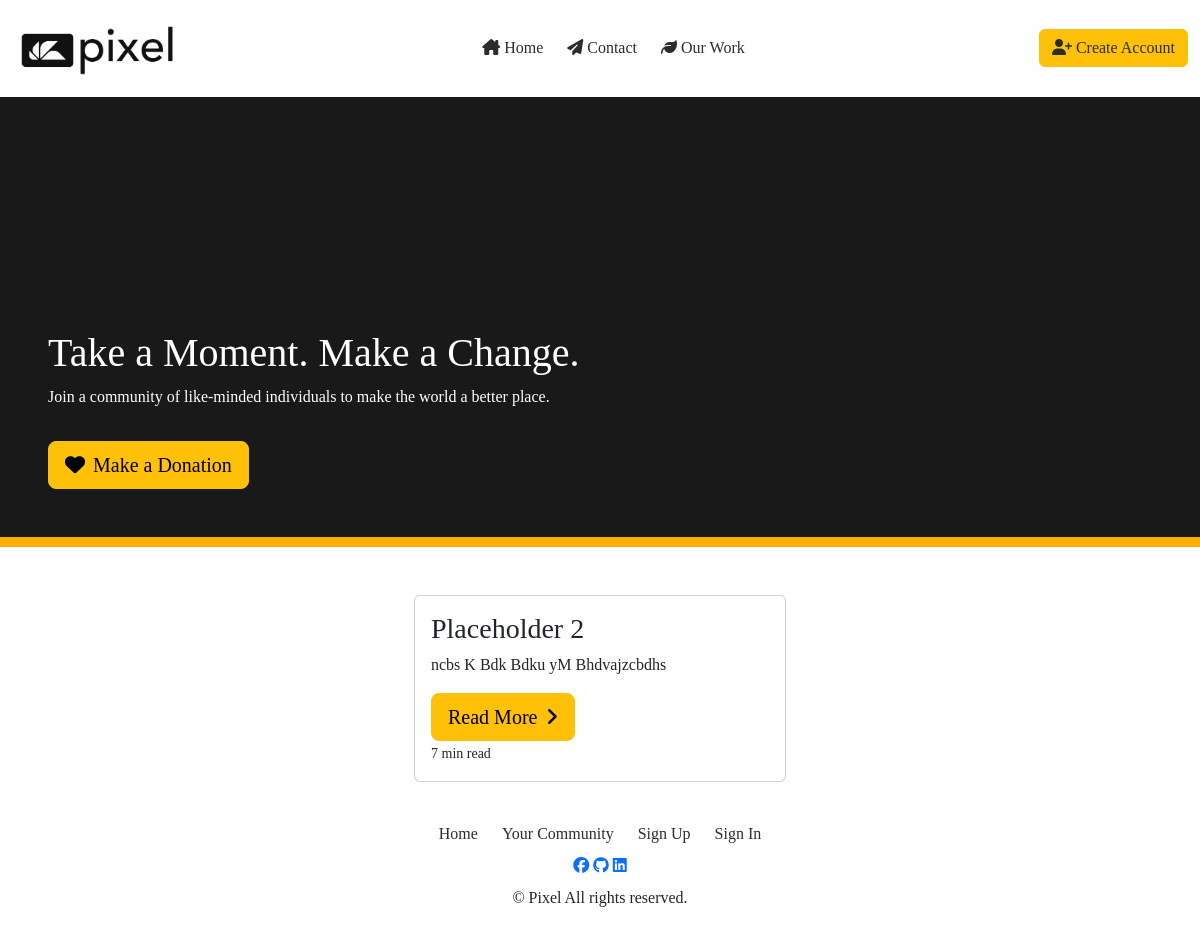
/, run on an earlier commit of the app's database.
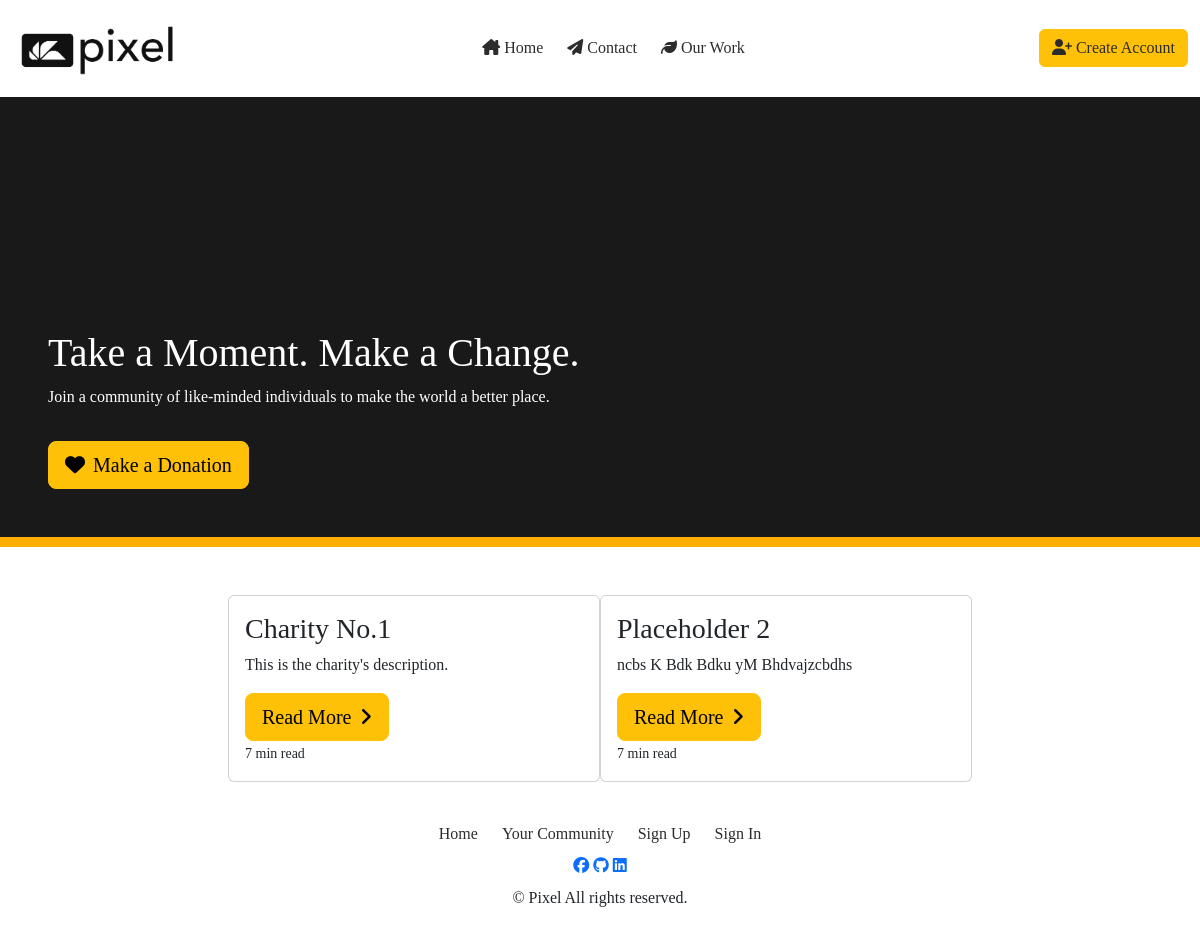
And on a later commit of the database.
### charity/models.py (models this page shows, shortened)
class Charity(models.Model):
    name = models.CharField(max_length=100, unique=True)
    slug = models.SlugField(max_length=150, unique=True)
    description = models.TextField(max_length=300)
    entry_donation = models.DecimalField(
        decimal_places=2,
        validators=[
            MinValueValidator(
                0.01,
                message='Please ensure min donation is greater than €0.01'
            ),
        ],
        max_digits=5,
        help_text='The min donation required to enter the charity community.'
    )
    category = models.CharField(
        max_length=25,
        choices=CATEGORIES,
        default='Other'
    )
    community_size = models.IntegerField(default=0, editable=False)
    donated_to_by = models.ManyToManyField(
        User,
        related_name='donated_user',
        blank=True,
        editable=False
    )
    image = CloudinaryField('image', default='placeholder')
    approved = models.BooleanField(default=False)
    class Meta:
        ordering = ['-community_size']

### charity/views.py (the view)
# urls.py: path('', charity_home, name='home'),
def charity_home(request):
    charities = Charity.objects.all()
    context = {
        'charities' : charities,
    }
    return render(
        request,
        "charity/index.html",
        context
    )

### charity/templates/charity/index.html (shortened to what this page needs)
{% extends 'base.html' %}
{% load static %}
{% block content %}
<div class="jumbotron jumbotron-fluid d-flex align-items-end bb-orange mb-5" id="jumbotron-img">
    <div class="jumbo-wording p-5">
        <h1 class="text-white">Take a Moment. Make a Change.</h1>
        <p class="text-white">Join a community of like-minded individuals to make the world a better place.</p>
        <a href="{{ checkout_url }}" class="btn btn-warning btn-lg mt-3"><i class="fa-solid fa-heart me-2"></i>Make a Donation</a>
    </div>
</div>
<div class="container d-flex justify-content-center">
    {% for charity in charities %}
    {% if charity.approved %}
    <div class="col-md-4">
        <div class="card mb-4 box-shadow">
          <div class="card-body">
            <p class="h3">{{ charity.name }}</p>
            <div class="card-text">{{ charity.description | safe }}</div>
            <div class="d-flex justify-content-between align-items-center">
                <a href="{% url 'charity_detail' charity.slug %}" class="btn btn-warning btn-lg">
                    Read More<i class="fa-solid fa-angle-right ms-2"></i>
                </a>
            </div>
            <small>7 min read</small>
          </div>
        </div>
      </div>
    {% endif %}
    {% endfor %}
</div>
{% endblock %}

What changed in the data, as far as the page shows it:
now on this page (row edited): Charity: name "Charity No.1", description "This is the charity's description."
